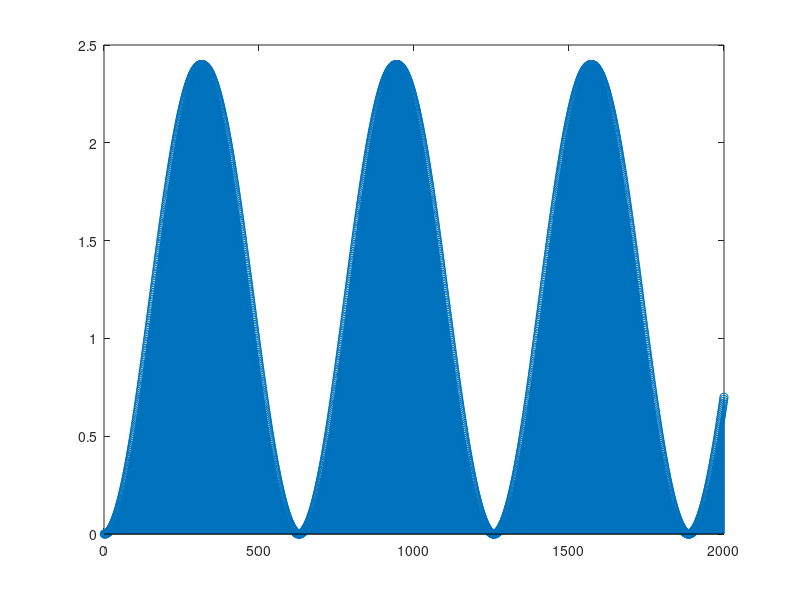

Reproduce this figure in MATLAB.
dt= 5e-3;  % Timestep
N = 2000; % Number of time steps
n = 5; % Number of dependent coordinates

q_idx = 5; % Index of the "master" coordinate in "q" (1=first)

w = 2.0; % [rad/s]
M=zeros(N,n+1);
for i=1:N
    t = (i-1)*dt;
    M(i,1) = t;
    M(i,q_idx+1) = 1.2*(1-cos(t*w));
end

save -ascii 'fourbars1-with-rel-angle-trajectory.txt' M;

stem(M(:,q_idx+1));
